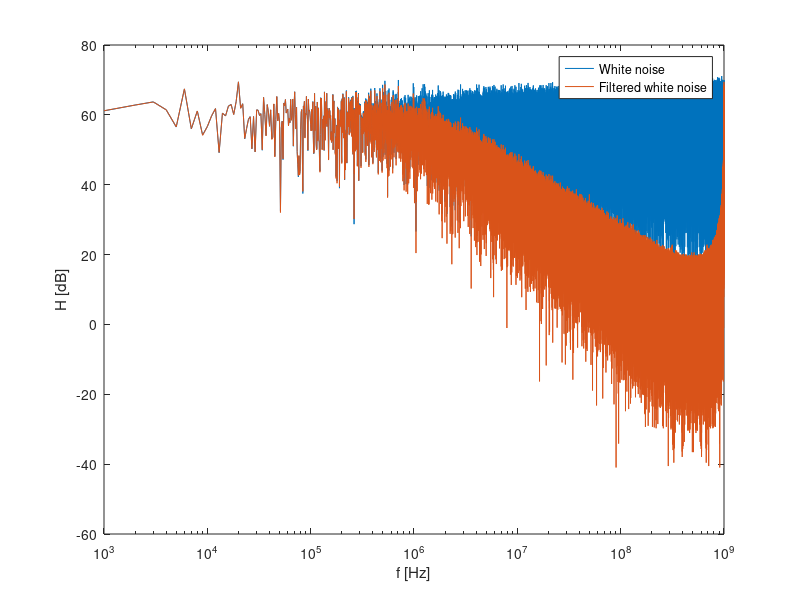
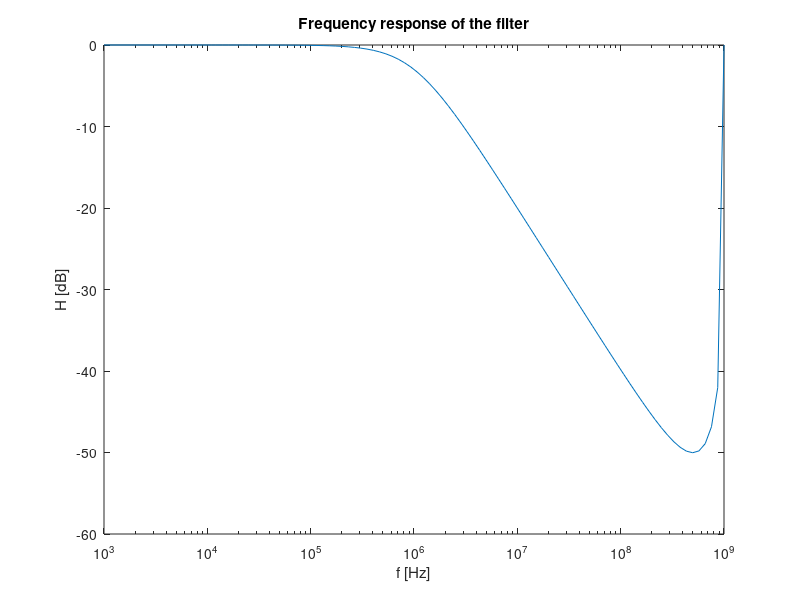

Write the MATLAB code that produced these figures, in order.
clear
close all

% fix time axis
dt=1e-9;
T=1e-3;
t=0:dt:T;

% pole (cutoff) frequency
fp=1e6;

%generate filter parameters
a=[1 2*pi*fp*dt-1];
b=[0 2*pi*fp*dt];

% generate white noise
x=randn(size(t));
% apply filter to the noise
y=filter(b,a,x);

%compute fft
XdB=20*log10(abs(fft(x)));
YdB=20*log10(abs(fft(y)));

figure
f=0:1/T:1/dt;
semilogx(f,XdB,f,YdB)
xlabel('f [Hz]')
ylabel('H [dB]')
legend('White noise', 'Filtered white noise')

% test filter response using sinusoid at different frequencies
% genertae frequency array
fin=logspace(3,9,100);
%make sure that sinusoid frequency falls on an FFT bin
fin=round(fin*T)/T;

for i=1:length(fin)
    % generate test inout
    xtest=sin(2*pi*fin(i)*t);
    %apply filter
    ytest=filter(b,a,xtest);
    %compute ratio in amplitude between input and output
    H(i)=max(abs(fft(ytest)))/max(abs(fft(xtest)));
end;

figure
semilogx(fin,20*log10(H))
xlabel('f [Hz]')
ylabel('H [dB]')
title('Frequency response of the filter')